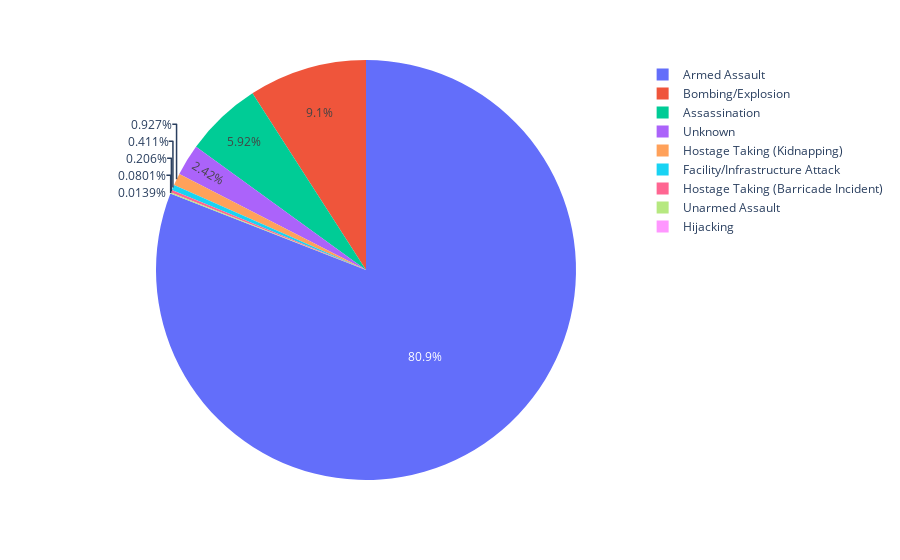

The code cell stored with this chart in its notebook:
### Code cell
fig = px.pie(df_pie, values=value_one, names=grp)
fig.show()

### Figure 1 — Plotly figure (JSON) as saved in the notebook; plotly's stock layout.template omitted (floating-point values rounded to 4 significant figures)
{"data": [{"domain": {"x": [0, 1], "y": [0, 1]}, "hovertemplate": "attacktype1_txt=%{label}<br>nkill=%{value}<extra></extra>", "labels": ["Armed Assault", "Bombing/Explosion", "Assassination", "Unknown", "Hostage Taking (Kidnapping)", "Facility/Infrastructure Attack", "Hostage Taking (Barricade Incident)", "Unarmed Assault", "Hijacking"], "legendgroup": "", "name": "", "showlegend": true, "type": "pie", "values": [23233, 2611, 1699, 695, 266, 118, 59, 23, 4]}], "layout": {"legend": {"tracegroupgap": 0}, "margin": {"t": 60}}}
